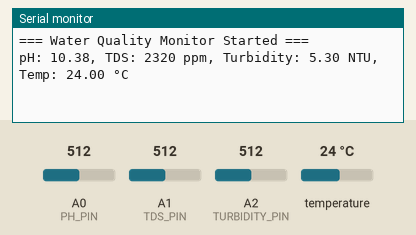
This sketch was run on a simulated Arduino Uno, built with avr-gcc and run on an emulated ATmega328P. Shown: the last lines printed to the serial monitor. The test bench sets the inputs (shaded band); at power-on: temperature 24 °C, A0 (PH_PIN) = 512, A1 (TDS_PIN) = 512, A2 (TURBIDITY_PIN) = 512.

Above: at 1.5 s.
1.6 s: temperature set to 12 °C
3.1 s: A0 (PH_PIN) set to 716
At 4.4 s:
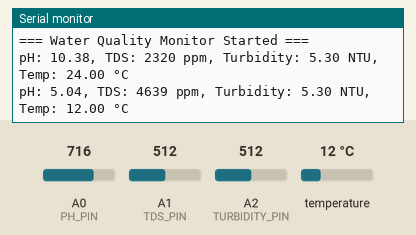
4.6 s: A1 (TDS_PIN) set to 716
6.1 s: A2 (TURBIDITY_PIN) set to 716
At 7.4 s:
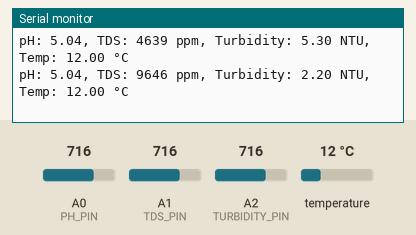
7.6 s: temperature set to 19 °C
9.1 s: A0 (PH_PIN) set to 992
At 10.3 s:
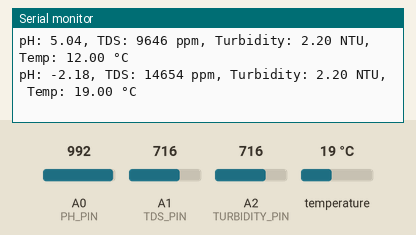
Timing chart, 0 to 11.6 s (numbered marks = the images above; inputs shaded):
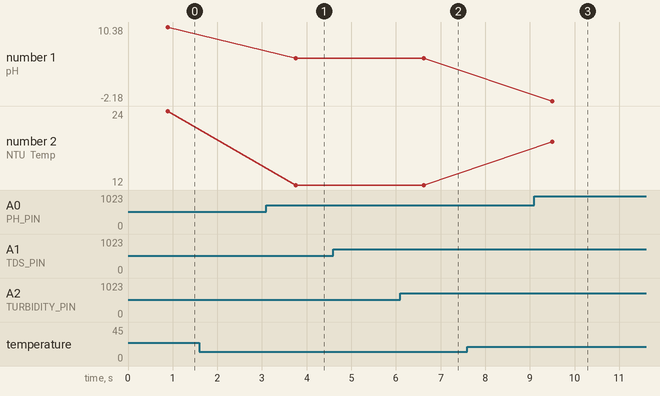

Measured:
- after the input at 3.1 s, the serial monitor: prints a new line after 0.66 s (image 1)
- after the input at 6.1 s, the serial monitor: prints a new line after 0.53 s (image 2)
- after the input at 9.1 s, the serial monitor: prints a new line after 0.40 s (image 3)
- plotted number 1: 10.38 → 5.04 after the input at 3.1 s, 5.04 → -2.18 after the input at 9.1 s

The sketch:

arduino_uno_pengolah_data.ino
```cpp
#include <OneWire.h>
#include <DallasTemperature.h>
#include <SoftwareSerial.h>

// Pin Definitions
#define PH_PIN A0
#define TDS_PIN A1
#define TURBIDITY_PIN A2
#define ONE_WIRE_BUS 2

// Sensor Setup
OneWire oneWire(ONE_WIRE_BUS);
DallasTemperature sensors(&oneWire);
SoftwareSerial espSerial(10, 11);

// TDS Calibration
const float CAL_TDS_LOW = 226.0, CAL_TDS_HIGH = 500.0;
const float CAL_RAW_LOW = 57.0, CAL_RAW_HIGH = 72.0;
const float TDS_SLOPE = (CAL_TDS_HIGH - CAL_TDS_LOW) / (CAL_RAW_HIGH - CAL_RAW_LOW);
const float TDS_INTERCEPT = CAL_TDS_LOW - (TDS_SLOPE * CAL_RAW_LOW);

// pH Calibration
const float PH4 = 3.69, PH7 = 3.13, PH_STEP = (PH4 - PH7) / 3.0;

// Turbidity Calibration
const float TURB_V_0NTU = 4.2, TURB_V_10NTU = 1.0, TURB_V_1000NTU = 0.7;

// Filter for TDS
float tdsFilter[10];
int filterIdx = 0;

void setup() {
  Serial.begin(115200);
  espSerial.begin(115200);
  sensors.begin();
  Serial.println("=== Water Quality Monitor Started ===");
}

void loop() {
  // Read Temperature
  sensors.requestTemperatures();
  float temp = sensors.getTempCByIndex(0);

  // Read pH
  float phVoltage = analogRead(PH_PIN) * 5.0 / 1024.0;
  float ph = 7.0 + ((PH7 - phVoltage) / PH_STEP);

  // Read TDS
  float tdsAnalog = getAverage(TDS_PIN, 5);
  float tdsVoltage = tdsAnalog * 5.0 / 1024.0;
  float tdsRaw = (133.42 * pow(tdsVoltage, 3) - 255.86 * pow(tdsVoltage, 2) + 857.39 * tdsVoltage) * 0.5;
  float tds = max(0.0f, TDS_SLOPE * tdsRaw + TDS_INTERCEPT);

  // Apply simple filter
  tdsFilter[filterIdx] = tds;
  filterIdx = (filterIdx + 1) % 10;
  float filteredTDS = 0;
  for(int i = 0; i < 10; i++) filteredTDS += tdsFilter[i];
  filteredTDS /= 10;

  // Read Turbidity
  float turbVoltage = getAverage(TURBIDITY_PIN, 5) * 5.0 / 1023.0;
  float ntu = 0;

  if (turbVoltage >= TURB_V_10NTU && turbVoltage <= TURB_V_0NTU) {
    ntu = map(turbVoltage * 100, TURB_V_10NTU * 100, TURB_V_0NTU * 100, 1000, 0) / 100.0;
  } else if (turbVoltage < TURB_V_10NTU && turbVoltage >= TURB_V_1000NTU) {
    ntu = map(turbVoltage * 100, TURB_V_1000NTU * 100, TURB_V_10NTU * 100, 100000, 1000) / 100.0;
  } else if (turbVoltage < TURB_V_1000NTU) {
    ntu = 1000 + (TURB_V_1000NTU - turbVoltage) * 8000;
  }
  ntu = constrain(ntu, 0, 3000);

  // Send data to NodeMCU
  String data = String(ph, 2) + "," + String(filteredTDS, 0) + "," + String(ntu, 2) + "," + String(temp, 2);
  espSerial.println(data);

  // Debug output
  Serial.print("pH: "); Serial.print(ph, 2);
  Serial.print(", TDS: "); Serial.print(filteredTDS, 0);
  Serial.print(" ppm, Turbidity: "); Serial.print(ntu, 2);
  Serial.print(" NTU, Temp: "); Serial.print(temp, 2); Serial.println(" °C");

  delay(2000);
}

float getAverage(int pin, int samples) {
  long sum = 0;
  for (int i = 0; i < samples; i++) {
    sum += analogRead(pin);
    delay(10);
  }
  return sum / (float)samples;
}
```
